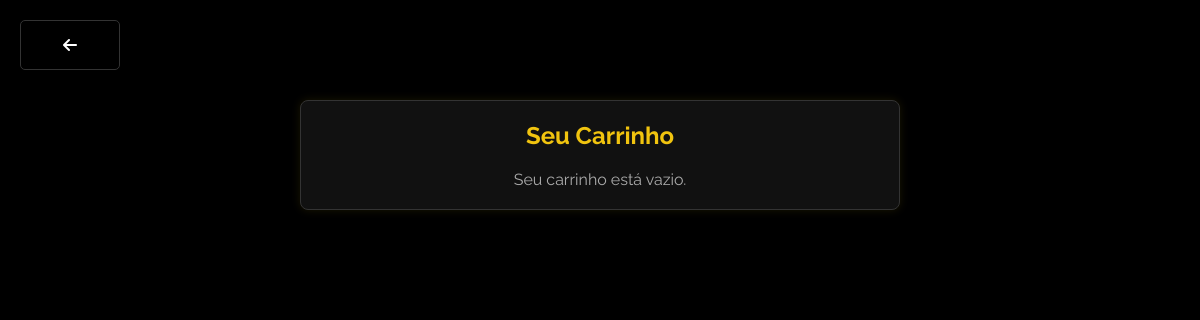
Page /carrinho/ (signed in) on the earlier database version.
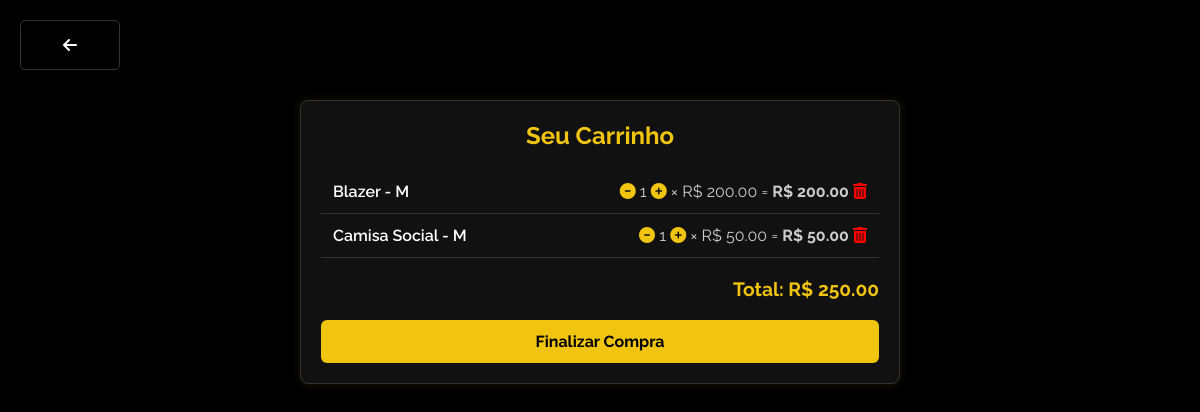
Same page on the later database version.
### auraapp/models.py (models this page shows, shortened)
class Pedido(models.Model):
    cliente = models.ForeignKey(Cliente, on_delete=models.CASCADE)
    produto = models.ForeignKey(Produto, on_delete=models.CASCADE)
    quantidade = models.IntegerField(default=1)
    tamanho = models.CharField(max_length=5, default='M')
    finalizado = models.BooleanField(default=False)
    def subtotal(self):
        return self.quantidade * self.produto.preco

class Produto(models.Model):
    nome = models.CharField(max_length=150)
    preco = models.DecimalField(max_digits=6, decimal_places=2)
    categoria = models.ForeignKey(Categoria, on_delete=models.CASCADE)
    imagem = models.ImageField(upload_to='./static/', default='./static/blazer.png')
    emAlta = models.BooleanField(default=False)

### auraapp/views.py (the view)
# urls.py: path('carrinho/', views.ver_carrinho, name='ver_carrinho'),
def ver_carrinho(request):
    cliente_id = request.session.get('cliente_id')
    if not cliente_id:
        return redirect('login')
    cliente = get_object_or_404(Cliente, id=cliente_id)
    itens = Pedido.objects.filter(cliente=cliente, finalizado=False)
    total = sum([item.subtotal() for item in itens])
    return render(request, 'auraapp/carrinho.html', {'itens': itens, 'total': total})

### auraapp/templates/auraapp/carrinho.html (shortened to what this page needs)
<link rel="stylesheet" href="https://cdnjs.cloudflare.com/ajax/libs/font-awesome/6.5.0/css/all.min.css">
<a href="{% url 'home' %}" class="sair">
    <i class="fas fa-arrow-left"></i>
</a>
<div class="carrinho-container">
    <h2>Seu Carrinho</h2>
    {% if itens %}
        <ul class="carrinho-itens">
    {% for item in itens %}
        <li>
            <span class="nome">{{ item.produto.nome }} - {{item.tamanho}}</span>
            <span class="detalhes">
                <a href="{% url 'diminuir_quantidade' item.id %}" style="color:#f1c40f"><i class="fas fa-minus-circle"></i></a>
                {{ item.quantidade }}
                <a href="{% url 'aumentar_quantidade' item.id %}" style="color:#f1c40f"><i class="fas fa-plus-circle"></i></a>
                × R$ {{ item.produto.preco }} =
                <strong>R$ {{ item.subtotal }}</strong>
                <a href="{% url 'remover_item' item.id %}" style="color:red;"><i class="fas fa-trash-alt"></i></a>
            </span>
        </li>
    {% endfor %}
</ul>
        <p class="total"><strong>Total: R$ {{ total }}</strong></p>
        <a class="finalizar-btn" href="{% url 'finalizar_compra' %}">Finalizar Compra</a>
    {% else %}
        <p class="vazio">Seu carrinho está vazio.</p>
    {% endif %}
</div>

Differences in the rows shown:
added Pedido: produto.nome "Blazer", tamanho "M", quantidade "1", produto.preco "200.00", subtotal "200.00"
added Pedido: produto.nome "Camisa Social", tamanho "M", quantidade "1", produto.preco "50.00", subtotal "50.00"
Other differences:
{{ total }}: (not shown) → "250.00"
text no longer shown: "Seu carrinho está vazio."
text now shown: "Total: R$ Finalizar Compra"
